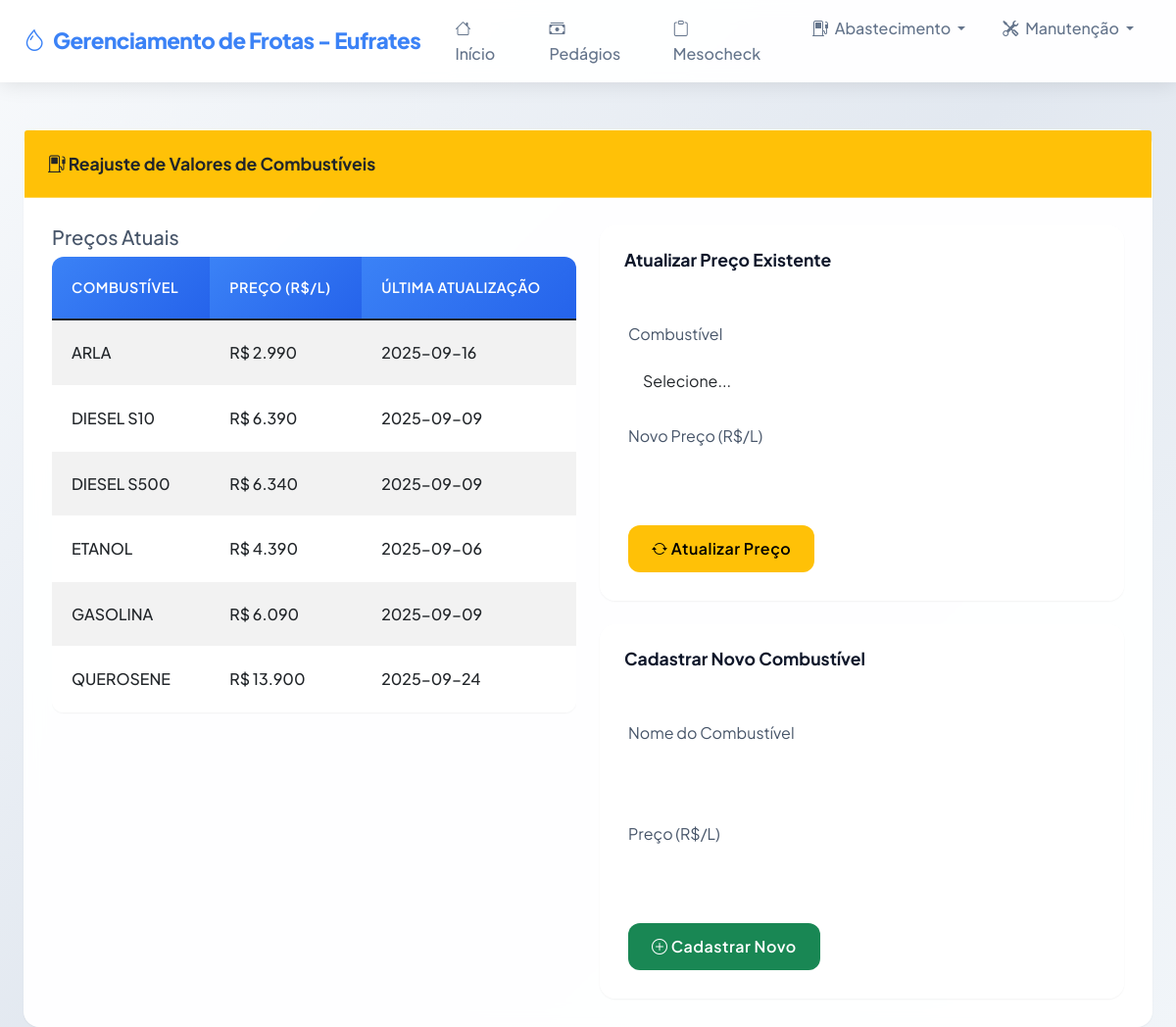
Page /reajuste-combustiveis on the committed database.
### tables this page shows
CREATE TABLE precos_combustivel (
        id INTEGER PRIMARY KEY AUTOINCREMENT,
        combustivel TEXT NOT NULL UNIQUE,
        preco REAL NOT NULL,
        data_atualizacao TEXT NOT NULL
    );

### app.py (the view, shortened to what this page needs)
@app.route('/reajuste-combustiveis', methods=['GET', 'POST'])
def reajuste_combustiveis():
    precos = obter_precos_combustivel()
    return render_template('reajuste_combustiveis.html', precos=precos, active_page='combustiveis')

### app.py (called while the page is built)
@app.context_processor
def inject_now():
    return {'now': datetime.now()}

### database.py (called while the page is built)
def obter_precos_combustivel():
    conn = sqlite3.connect('abastecimentos.db')
    query = "SELECT combustivel, preco, data_atualizacao FROM precos_combustivel ORDER BY combustivel"
    df = pd.read_sql(query, conn)
    conn.close()
    return df.to_dict('records')

### templates/reajuste_combustiveis.html (shortened to what this page needs)
{% extends "base.html" %}
{% block content %}
<div class="card">
    <div class="card-header bg-warning text-dark">
        <i class="bi bi-fuel-pump"></i> Reajuste de Valores de Combustíveis
    </div>
    <div class="card-body">
        <div class="row">
            <div class="col-md-6">
                <h5>Preços Atuais</h5>
                <div class="table-responsive">
                    <table class="table table-striped">
                        <thead>
                            <tr>
                                <th>Combustível</th>
                                <th>Preço (R$/L)</th>
                                <th>Última Atualização</th>
                            </tr>
                        </thead>
                        <tbody>
                            {% for preco in precos %}
                            <tr>
                                <td>{{ preco.combustivel }}</td>
                                <td>R$ {{ "%.3f"|format(preco.preco) }}</td>
                                <td>{{ preco.data_atualizacao }}</td>
                            </tr>
                            {% endfor %}
                        </tbody>
                    </table>
                </div>
            </div>
            <div class="col-md-6">
                <div class="card mb-4">
                    <div class="card-header">Atualizar Preço Existente</div>
                    <div class="card-body">
                        <form method="POST" action="/reajuste-combustiveis">
                            <div class="mb-3">
                                <label class="form-label">Combustível</label>
                                <select class="form-select" name="combustivel" required>
                                    <option value="">Selecione...</option>
                                </select>
                            </div>
                            <div class="mb-3">
                                <label class="form-label">Novo Preço (R$/L)</label>
                                <input type="number" step="0.001" class="form-control" name="novo_preco" required>
                            </div>
                            <button type="submit" class="btn btn-warning">
                                <i class="bi bi-arrow-repeat"></i> Atualizar Preço
                            </button>
                        </form>
                    </div>
                </div>
                <div class="card">
                    <div class="card-header">Cadastrar Novo Combustível</div>
                    <div class="card-body">
                        <form method="POST" action="/reajuste-combustiveis">
                            <div class="mb-3">
                                <label class="form-label">Nome do Combustível</label>
                                <input type="text" class="form-control" name="novo_combustivel" required>
                            </div>
                            <div class="mb-3">
                                <label class="form-label">Preço (R$/L)</label>
                                <input type="number" step="0.001" class="form-control" name="novo_preco" required>
                            </div>
                            <button type="submit" class="btn btn-success">
                                <i class="bi bi-plus-circle"></i> Cadastrar Novo
                            </button>
                        </form>
                    </div>
                </div>
            </div>
        </div>
    </div>
</div>
{% endblock %}

### templates/base.html (shortened to what this page needs)
<!DOCTYPE html>
<html lang="pt-BR">
<head>
    <link href="https://cdn.jsdelivr.net/npm/bootstrap@5.1.3/dist/css/bootstrap.min.css" rel="stylesheet">
    <link rel="stylesheet" href="https://cdn.jsdelivr.net/npm/bootstrap-icons@1.8.1/font/bootstrap-icons.css">
</head>
<body class="gradient-bg">
    <nav class="navbar navbar-expand-lg navbar-light sticky-top">
        <div class="container">
            <a class="navbar-brand" href="/">
                <i class="bi bi-droplet me-2"></i>Gerenciamento de Frotas - Eufrates
            </a>
            <div class="collapse navbar-collapse" id="navbarNav">
                <ul class="navbar-nav ms-auto">
                    <li class="nav-item">
                        <a class="nav-link {{ 'active' if active_page == 'index' }}" href="/">
                            <i class="bi bi-house me-1"></i> Início
                        </a>
                    </li>
                    <li class="nav-item">
            <a class="nav-link {{ 'active' if active_page == 'pedagios' }}" href="/pedagios">
                <i class="bi bi-cash-stack me-1"></i> Pedágios
            </a>
                    </li>
                    <li class="nav-item">
                        <a class="nav-link" href="https://briaunaccustomed-uneuphemistically.ngrok-free.app/" class="fas fa-external-link-alt fa-xs">
                            <i class="bi bi-clipboard me-1"></i> Mesocheck
                        </a>
                    </li>
                    <li class="nav-item dropdown">
                        <a class="nav-link dropdown-toggle {{ 'active' if active_group == 'abastecimento' }}" href="#" role="button" data-bs-toggle="dropdown">
                            <i class="bi bi-fuel-pump me-1"></i> Abastecimento
                        </a>
                    </li>
                    <li class="nav-item dropdown">
                        <a class="nav-link dropdown-toggle {{ 'active' if active_group == 'manutencao' }}" href="#" role="button" data-bs-toggle="dropdown">
                            <i class="bi bi-tools me-1"></i> Manutenção
                        </a>
                    </li>
                </ul>
            </div>
        </div>
    </nav>
    <div class="container mt-5">
        {% block content %}{% endblock %}
    </div>
</body>
</html>

### templates/base.html (style rules this page uses)
:root { --primary: #3b82f6; --primary-dark: #2563eb; --secondary: #94a3b8; --success: #22c55e; --warning: #f97316; --danger: #ef4444; --light: #f1f5f9; --dark: #0f172a; --border: #cbd5e1; --card-shadow: 0 1px 2px rgba(0, 0, 0, 0.05); --hover-shadow: 0 8px 25px rgba(0, 0, 0, 0.1); --glass: rgba(255, 255, 255, 0.95); }
body { font-family: 'Plus Jakarta Sans', sans-serif; background: linear-gradient(135deg, #f8fafc 0%, #e2e8f0 100%); color: #475569; line-height: 1.6; min-height: 100vh; }
.navbar { background: rgba(255, 255, 255, 0.95); backdrop-filter: blur(10px); border-bottom: 1px solid rgba(255, 255, 255, 0.2); box-shadow: 0 2px 20px rgba(0, 0, 0, 0.1); padding: 0.5rem 0; }
.navbar-brand { font-weight: 800; font-size: 1.4rem; color: var(--primary) !important; letter-spacing: -0.5px; }
.nav-link { color: #64748b !important; font-weight: 500; padding: 0.5rem 1rem !important; margin: 0 0.2rem; border-radius: 10px; transition: all 0.3s cubic-bezier(0.4, 0, 0.2, 1); position: relative; }
.card { border: none; border-radius: 16px; box-shadow: var(--card-shadow); transition: all 0.4s cubic-bezier(0.4, 0, 0.2, 1); background: var(--glass); backdrop-filter: blur(10px); border: 1px solid rgba(255, 255, 255, 0.2); }
.card-header { background: transparent; color: var(--dark); border: none; border-bottom: 1px solid rgba(255, 255, 255, 0.3); padding: 1.25rem 1.5rem; font-weight: 700; font-size: 1.1rem; }
.card-body { padding: 1.75rem; }
.btn { border-radius: 12px; font-weight: 600; padding: 0.75rem 1.5rem; transition: all 0.3s cubic-bezier(0.4, 0, 0.2, 1); border: none; letter-spacing: 0.5px; }
.table { border-radius: 12px; overflow: hidden; box-shadow: var(--card-shadow); background: var(--glass); backdrop-filter: blur(10px); }
.table th { background: linear-gradient(135deg, var(--primary), var(--primary-dark)); color: white; font-weight: 600; border: none; padding: 1.25rem; font-size: 0.9rem; text-transform: uppercase; letter-spacing: 0.5px; }
.table td { padding: 1.25rem; border-color: rgba(255, 255, 255, 0.3); vertical-align: middle; font-weight: 500; }
.form-control, .form-select { border: 1px solid rgba(255, 255, 255, 0.3); border-radius: 12px; padding: 0.875rem; transition: all 0.3s ease; background: rgba(255, 255, 255, 0.8); }
.container { max-width: 1400px; padding: 0 1.5rem; }
.gradient-bg { background: linear-gradient(135deg, #f8fafc 0%, #e2e8f0 50%, #f1f5f9 100%); }

### rows in the picture
precos_combustivel: combustivel "ARLA", preco "2.990", data_atualizacao "2025-09-16"
precos_combustivel: combustivel "DIESEL S10", preco "6.390", data_atualizacao "2025-09-09"
precos_combustivel: combustivel "DIESEL S500", preco "6.340", data_atualizacao "2025-09-09"
precos_combustivel: combustivel "ETANOL", preco "4.390", data_atualizacao "2025-09-06"
precos_combustivel: combustivel "GASOLINA", preco "6.090", data_atualizacao "2025-09-09"
precos_combustivel: combustivel "QUEROSENE", preco "13.900", data_atualizacao "2025-09-24"
